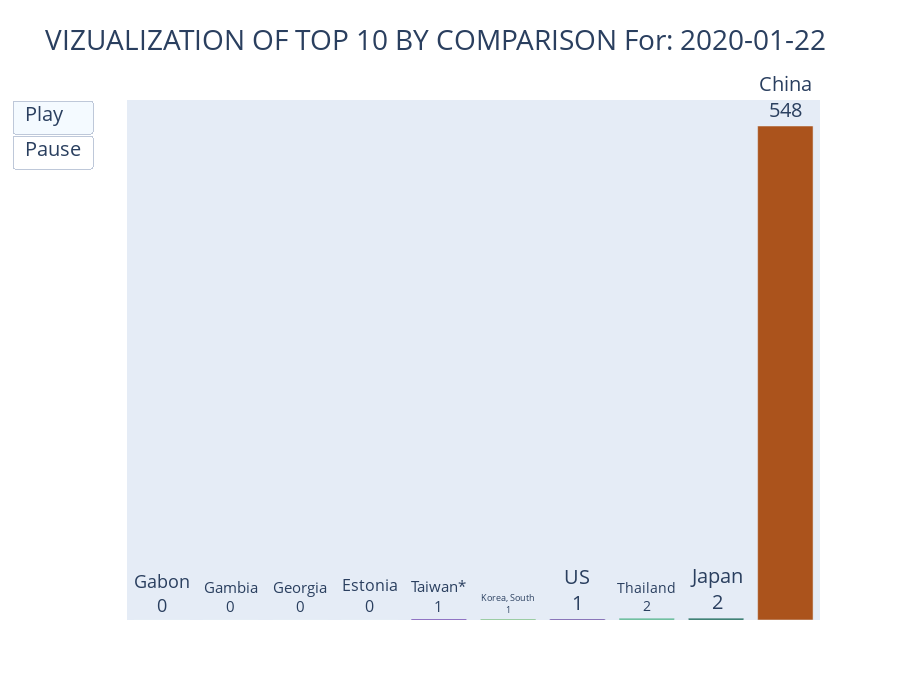

Source (notebook cell):
### Code cell
animated_barchart(bar_df, '1970-01-01',bar_df.columns[1],bar_df.columns[-1],title = "VIZUALIZATION OF TOP 10 BY COMPARISON", frame_rate = 24)

### Figure 1 — Plotly figure (JSON) as saved in the notebook; plotly's stock layout.template omitted (floating-point values rounded to 4 significant figures)
{"data": [{"cliponaxis": false, "hoverinfo": "none", "marker": {"color": ["rgb(144,22,19)", "rgb(138,20,75)", "rgb(178,37,171)", "rgb(47,153,27)", "rgb(68,7,150)", "rgb(89,174,90)", "rgb(56,12,132)", "rgb(75,177,132)", "rgb(11,94,75)", "rgb(171,83,28)"]}, "text": ["Gabon", "Gambia", "Georgia", "Estonia", "Taiwan*", "Korea, South", "US", "Thailand", "Japan", "China"], "textposition": "outside", "texttemplate": "%{x}<br>%{y:s}", "type": "bar", "x": ["Gabon", "Gambia", "Georgia", "Estonia", "Taiwan*", "Korea, South", "US", "Thailand", "Japan", "China"], "y": [0, 0, 0, 0, 1, 1, 1, 2, 2, 548]}], "layout": {"font": {"size": 20}, "height": 700, "title": {"text": "VIZUALIZATION OF TOP 10 BY COMPARISON For: 2020-01-22"}, "updatemenus": [{"buttons": [{"args": [null, {"frame": {"duration": 200}, "fromcurrent": true}], "label": "Play", "method": "animate"}, {"args": [[null], {"frame": {"duration": 0, "redraw": false}, "mode": "immediate", "transition": {"duration": 0}}], "label": "Pause", "method": "animate"}], "type": "buttons"}], "xaxis": {"showline": false, "tickangle": -90, "visible": false}, "yaxis": {"showline": false, "visible": false}}}
